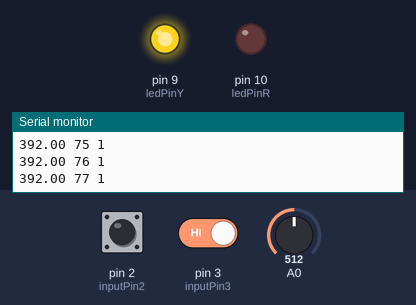
This sketch was run on a simulated Arduino Uno, built with avr-gcc and run on an emulated ATmega328P. Parts: output pins drawn as LEDs (lit = HIGH), the last lines printed to the serial monitor. The inputs (shaded band) are chosen by the test bench; at power-on: pin 3 (inputPin3) HIGH, A0 = 512, pin 2 (inputPin2) HIGH.

Above: at 1.2 s.
1.3 s: pin 3 (inputPin3) driven LOW
At 3.7 s:
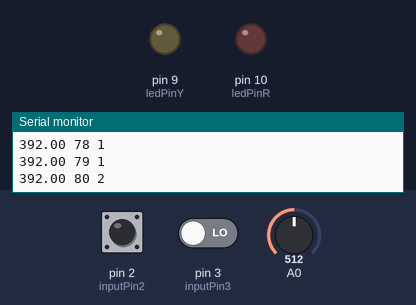
At 4.2 s:
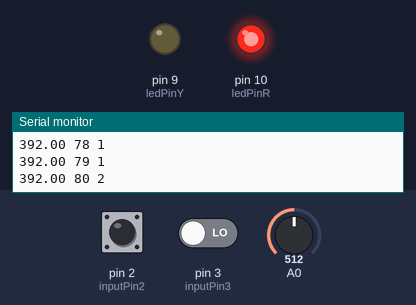
4.3 s: pin 3 (inputPin3) driven HIGH
5.9 s: A0 set to 186
8.9 s: A0 set to 174
At 10.6 s:
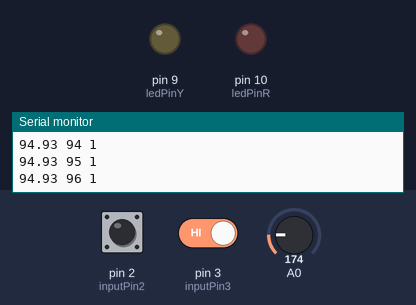
Timing chart, 0 to 12.1 s (numbered marks = the images above; inputs shaded):
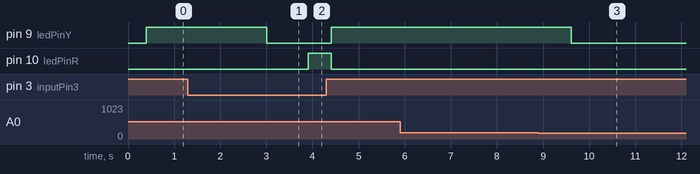

Measured:
- the behaviour switches between 175 and 174 on A0 (found by bisection; images 2 and 3)
- after the input at 1.3 s, pin 9 (ledPinY): HIGH → LOW after 1.7 s; pin 10 (ledPinR): LOW → HIGH after 2.6 s
- after the input at 8.9 s, pin 9 (ledPinY): HIGH → LOW after 0.72 s

The sketch:

BUILD10.ino
```cpp
/*     ---------------------------------------------------------
 *     |  Arduino Experimentation Kit Example Code             |
 *     |  CIRC-10 .: Temperature :. (TMP36 Temperature Sensor) |
 *     ---------------------------------------------------------
 *
 *  A simple program to output the current temperature to the IDE's debug window
 *
 *  For more details on this circuit: http://tinyurl.com/c89tvd
 */

//TMP36 Pin Variables
int temperatureMode = 0;
int temperaturePin = 0;
int inputPin1 = 1;
int inputPin2 = 2;
int inputPin3 = 3;
int ledPinY = 9;
int ledPinR = 10;
int val1 = 0;
int val2 = 0;
int val3 = 0;
int settemp = 75;
float temperature = 75;
int unitMode = 1;
/*
 * setup() - this function runs once when you turn your Arduino on
 * We initialize the serial connection with the computer
 */
void setup()
{
  pinMode(ledPinY, OUTPUT); // declare LED as output
  pinMode(ledPinR, OUTPUT);
  pinMode(inputPin1, INPUT); // declare pushbutton as input
  pinMode(inputPin2, INPUT);
  pinMode(inputPin3, INPUT);
  Serial.begin(9600);  //Start the serial connection with the copmuter
                       //to view the result open the serial monitor
                       //last button beneath the file bar (looks like a box with an antenae)
}

void loop()  {                  // run over and over again
val1 = digitalRead(inputPin1);
val2 = digitalRead(inputPin2);
val3 = digitalRead(inputPin3);

if (temperatureMode = 1)
{
 temperature = getVoltage(temperaturePin);  //getting the voltage reading from the temperature sensor
 temperature = (((temperature - .5) * 100)*1.8) + 32;          //converting from 10 mv per degree wit 500 mV offset
                                                  //to degrees ((volatge - 500mV) times 100)
 Serial.print(temperature);
 Serial.print(" ");
 Serial.print(settemp);
 Serial.print(" ");
 Serial.println(unitMode);//printing the result
 delay(300);                                     //waiting a second
}


if(val1 == LOW){
  settemp = settemp + 1;
  delay(100);
}

if(val2 == LOW){
  settemp = settemp - 1;
  delay(100);
}

if(val3 == LOW && unitMode == 1){
  unitMode = unitMode + 1 ;
  delay(500);
  digitalWrite(ledPinY, HIGH);
  delay(500);
  digitalWrite(ledPinY, LOW);
 }


else if (val3 == LOW && unitMode == 2){
  unitMode = unitMode - 1  ;
  delay(500);
  digitalWrite(ledPinR, HIGH);
  delay(500);
  digitalWrite(ledPinR, LOW);
  }


if(temperature - 3 > settemp && unitMode == 1){
  digitalWrite(ledPinY, HIGH);
  digitalWrite(ledPinR, LOW);
}

else if(temperature + 3 < settemp && unitMode == 2){
  digitalWrite(ledPinR, HIGH);
  digitalWrite(ledPinY, LOW);
}
else {
  digitalWrite(ledPinR, LOW);
  digitalWrite(ledPinY, LOW);
}
}


/*
 * getVoltage() - returns the voltage on the analog input defined by
 * pin
 */
float getVoltage(int pin){
 return (analogRead(pin) * .004882814); //converting from a 0 to 1023 digital range
                                        // to 0 to 5 volts (each 1 reading equals ~ 5 millivolts
}
```
